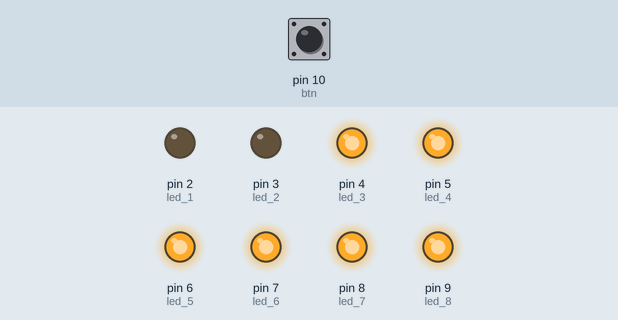
This sketch was run on a simulated Arduino Uno, built with avr-gcc and run on an emulated ATmega328P. On the bench: output pins drawn as LEDs (lit = HIGH). Dashed ring = blinking. The test bench sets the inputs (shaded band); at power-on: pin 10 (btn) LOW.

Above: at 1.2 s.
1.3 s: pin 10 (btn) pulled HIGH for 0.3 s
At 2.7 s:
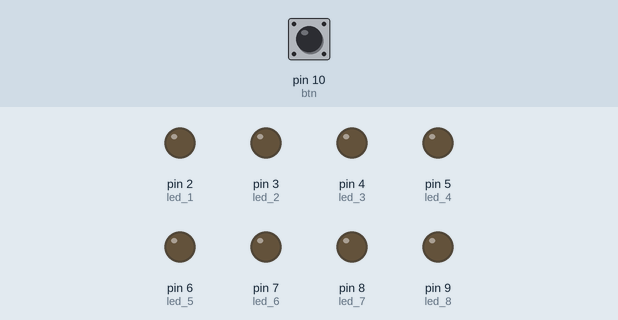
3.1 s: pin 10 (btn) pulled HIGH for 1 s
At 3.25 s:
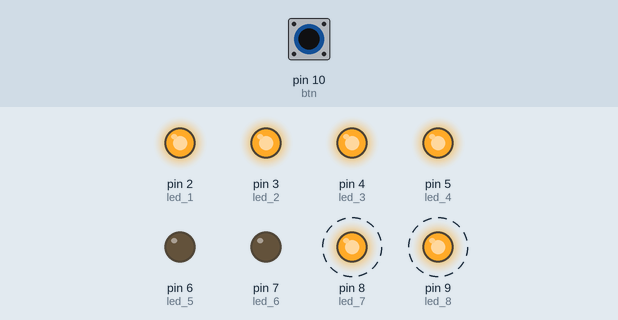
6.1 s: pin 10 (btn) pulled HIGH for 3.2 s
At 6.5 s:
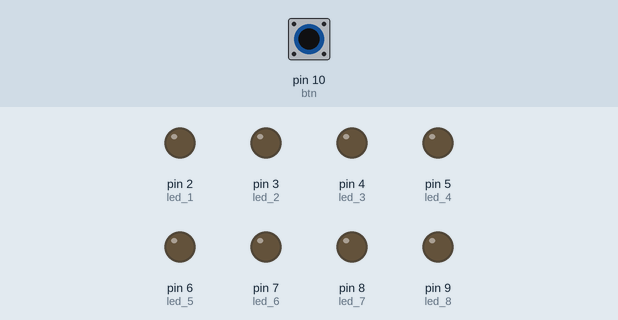
10.8 s: pin 10 (btn) pulled HIGH for 0.3 s
At 10.95 s:
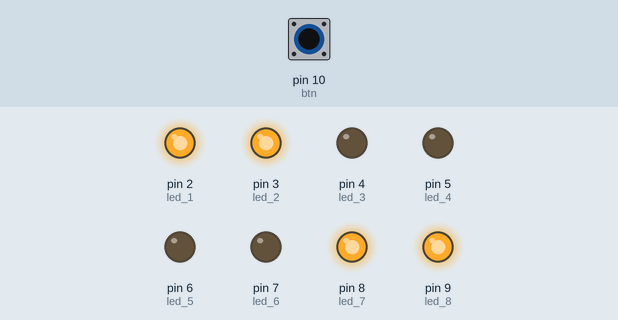
Timing chart, 0 to 29.7 s (numbered marks = the images above; inputs shaded):
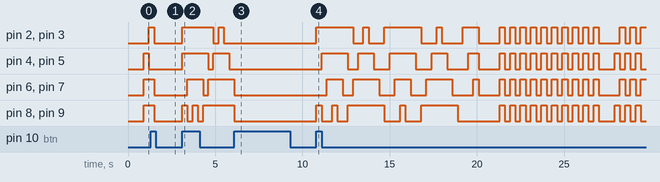

The sketch:

gala_aduino.ino
```cpp
const int led_1 = 2;
const int led_2 = 3;
const int led_3 = 4;
const int led_4 = 5;
const int led_5 = 6;
const int led_6 = 7;
const int led_7 = 8;
const int led_8 = 9;
const int btn = 10;

//Representation d'une lettre
typedef enum
{
	____ = 0,
	___A = 1,
	__L_ = 2,
	__LA = 3,
	_A__ = 4,
	_A_A = 5,
	_AL_ = 6,
	_ALA = 7,
	G___ = 8,
	G__A = 9,
	G_L_ = 10,
	G_LA = 11,
	GA__ = 12,
	GA_A = 13,
	GAL_ = 14,
	GALA = 15,
	END
} Lettre;

//Représentation d'une animation
typedef struct
{
	Lettre* steps;
	int pause;
	int iterations;
	int appendBlank;
} Animation;

Lettre l_1_LtoR[] = {G___, _A__, __L_, ___A, END};
Lettre l_1_TtoL[] = {___A, __L_, _A__, G___, END};

Lettre l_2_LtoR[] = {G___, GA__, _AL_, __LA, ___A, END};
Lettre l_2_TtoL[] = {___A, __LA, _AL_, GA__, G___, END};

Lettre l_3_LtoR[] = {G___, GA__, GAL_, _ALA, __LA, ___A, END};
Lettre l_3_TtoL[] = {___A, __LA, _ALA, GAL_, GA__, G___, END};

Lettre l_4_LtoM[] = {G___, GA__, GAL_, GALA, END};
Lettre l_4_MtoR[] = {GALA, _ALA, __LA, ___A, END};
Lettre l_4_LtoR[] = {G___, GA__, GAL_, GALA, _ALA, __LA, ___A, END};

Lettre l_full_blink[] = {GALA, END};
Lettre l_full_off[] = {END};
Lettre l_1on2letter_blink[] = {G_L_, _A_A, END};
Lettre l_end_middle_letter_blink[] = {G__A, _AL_, END};
Lettre l_end_letter_blink[] = {GA__, __LA, END};

#define short_pause 300
#define medium_pause 200
#define long_pause 300

#define blanck_never 0
#define blanck_after 1
#define blanck_before 2
#define blanck_both 3


//1 letter, left to right
Animation a_1_LtoR = {.steps = l_1_LtoR,
				.pause = short_pause,
				.iterations = 1,
				.appendBlank = blanck_after};

Animation a_1_TtoL = {.steps = l_1_TtoL,
				.pause = short_pause,
				.iterations = 1,
				.appendBlank = blanck_after};

//2 letters, left to right
Animation a_2_LtoR = {.steps = l_2_LtoR,
				.pause = short_pause,
				.iterations = 1,
				.appendBlank = blanck_after};

Animation a_2_TtoL = {.steps = l_2_TtoL,
				.pause = short_pause,
				.iterations = 1,
				.appendBlank = blanck_after};

//3 letters, left to right
Animation a_3_LtoR = {.steps = l_3_LtoR,
				.pause = short_pause,
				.iterations = 1,
				.appendBlank = blanck_after};

Animation a_3_TtoL = {.steps = l_3_TtoL,
				.pause = short_pause,
				.iterations = 1,
				.appendBlank = blanck_after};

//4 letters, left to middle
Animation a_4_LtoM = {.steps = l_4_LtoM,
				.pause = short_pause,
				.iterations = 1,
				.appendBlank = 0};

Animation a_4_MtoR = {.steps = l_4_MtoR,
				.pause = short_pause,
				.iterations = 1,
				.appendBlank = 0};

Animation a_4_LtoR = {.steps = l_4_LtoR,
				.pause = short_pause,
				.iterations = 1,
				.appendBlank = 0};

//4 letter, always on
Animation a_full_on = {.steps = l_full_blink,
				.pause = short_pause,
				.iterations = 3,
				.appendBlank = blanck_never};

//4 letter, always off
Animation a_full_off = {.steps = l_full_off,
				.pause = short_pause,
				.iterations = 3,
				.appendBlank = blanck_never};

//4 letter blink
Animation a_full_blink = {.steps = l_full_blink,
				.pause = short_pause,
				.iterations = 10,
				.appendBlank = blanck_after};

//1 letter on 2 blink
Animation a_1on2letter_blink = {.steps = l_1on2letter_blink,
				.pause = short_pause,
				.iterations = 10,
				.appendBlank = blanck_never};

//end letters blink with middle letters
Animation a_end_middle_letter_blink = {.steps = l_end_middle_letter_blink,
				.pause = short_pause,
				.iterations = 10,
				.appendBlank = blanck_never};

//2letter on one end blink
Animation a_end_letter_blink = {.steps = l_end_letter_blink,
				.pause = short_pause,
				.iterations = 10,
				.appendBlank = blanck_never};

const int animations_set_size = 14;

Animation* animations[] = {&a_full_on,//0
							&a_1_LtoR, &a_1_TtoL, &a_2_LtoR, &a_2_TtoL,//1 2 3 4
							&a_3_LtoR, &a_3_TtoL, &a_4_LtoR,//5 6 7
							&a_full_on,//8
							&a_full_blink,//9
							&a_full_on,//10
							&a_1on2letter_blink, &a_end_middle_letter_blink, &a_end_letter_blink};//11 12 13
int stop = 0;


void affichage(int l, int pause);

void setup() {
	// put your setup code here, to run once:
	pinMode(led_1, OUTPUT);
	pinMode(led_2, OUTPUT);
	pinMode(led_3, OUTPUT);
	pinMode(led_4, OUTPUT);
	pinMode(led_5, OUTPUT);
	pinMode(led_6, OUTPUT);
	pinMode(led_7, OUTPUT);
	pinMode(led_8, OUTPUT);
	pinMode(btn, INPUT);
}

int isBtnOn()
{
	static int ar = 0;
	int val = digitalRead(btn);
	if(val == HIGH)
	{
		if(ar == 0)
		{
			ar = 1;
			return 1;
		}
		return 0;
	}
	else
	{
		ar = 0;
		return 0;
	}
}

void loop()
{
	for(int i=0; i < animations_set_size; i++)
	{
		Animation* a = animations[i];

		//printf("Animation %d\n", i);

		for(int j=0; j < a->iterations; j++)
		{
			//printf("\tIteration %d\n", j);
			int k = 0;
			if(a->appendBlank == 3 || a->appendBlank == 2)
			{
				affichage(____, a->pause);
			}
			while(1)
			{
				if(isBtnOn() == 1)
				{
					if(stop == 0)
					{
						stop = 1;
					}
					else
					{
						stop = 0;
					}
				}

				if(stop == 1)
				{
					affichage(GALA, 1);
					continue;
				}

				if(a->steps[k] == END)
				{
					break;
				}
				affichage(a->steps[k], a->pause);
				k++;
			}
			if(a->appendBlank == 3 || a->appendBlank == 1)
			{
				affichage(____, a->pause);
			}
		}
	}
}

void affichage(int l, int pause)
{
	//printf("%d\t", l);
	//printf("\r");
	if( (l & 0x8) > 0)
	{
		//printf("G");
		digitalWrite(led_1, LOW);
		digitalWrite(led_2, LOW);
	}
	else
	{
		//printf("_");
		digitalWrite(led_1, HIGH);
		digitalWrite(led_2, HIGH);
	}

	if( (l & 0x4) > 0)
	{
		//printf("A");
		digitalWrite(led_3, LOW);
		digitalWrite(led_4, LOW);
	}
	else
	{
		//printf("_");
		digitalWrite(led_3, HIGH);
		digitalWrite(led_4, HIGH);
	}

	if( (l & 0x2) > 0)
	{
		//printf("L");
		digitalWrite(led_5, LOW);
		digitalWrite(led_6, LOW);
	}
	else
	{
		//printf("_");
		digitalWrite(led_5, HIGH);
		digitalWrite(led_6, HIGH);
	}

	if( (l & 0x1) > 0)
	{
		//printf("A");
		digitalWrite(led_7, LOW);
		digitalWrite(led_8, LOW);
	}
	else
	{
		//printf("_");
		digitalWrite(led_7, HIGH);
		digitalWrite(led_8, HIGH);
	}

	//printf("\n");
	delay(pause);
}
```

Measured:
- after the input at 1.3 s, pin 2 (led_1), pin 3 (led_2): HIGH → LOW after 0.20 s; pin 4 (led_3), pin 5 (led_4): stays LOW (without the input it goes to HIGH after 0.20 s); pin 6 (led_5), pin 7 (led_6): goes on until 1.5 s, then stays LOW
- after the input at 3.1 s, pin 2 (led_1), pin 3 (led_2): LOW → HIGH at once, → LOW 1.8 s later, → HIGH 0.30 s later, → LOW 0.30 s later
- after the input at 6.1 s, pin 2 (led_1), pin 3 (led_2), pin 4 (led_3), pin 5 (led_4): stops changing and stays LOW; pin 6 (led_5), pin 7 (led_6): goes on until 6.1 s, then stays LOW
- after the input at 10.8 s, pin 2 (led_1), pin 3 (led_2): LOW → HIGH at once, → LOW 2.1 s later, → HIGH 0.60 s later, → LOW 0.30 s later, … (35 changes in this stretch)
